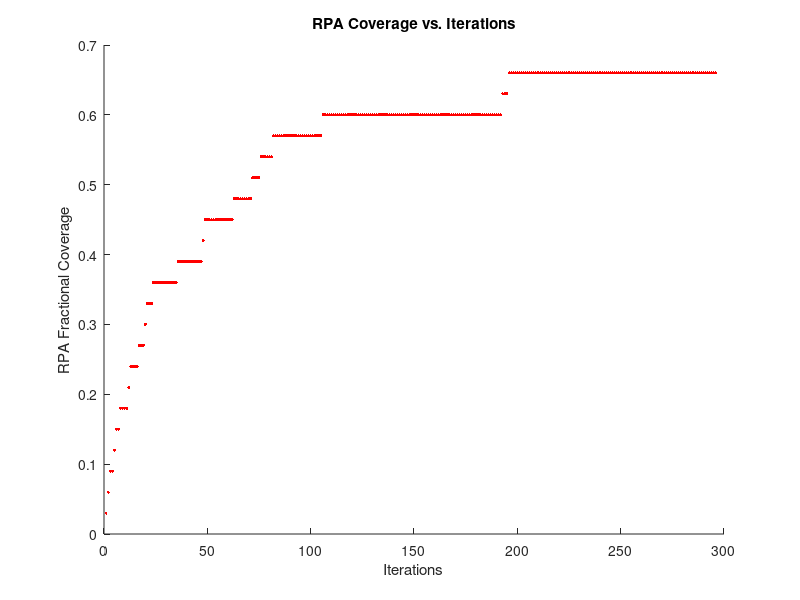

The MATLAB script that drew this image:
clear all;
close all;

N = 1000;   %length of DNA lattice
DNA = zeros(1,N);
minIterations = 1000;    %minimum number of events that will occur in competition stage

% % % 1st STAGE % % % - Runs until maximum coverage of RPA
RPA_n = 30; %length of RPA molecule
RPA_BindProb = 0.5; %binding probability of RPA molecules

xRPA_Bound = 0;

RPAa_n = ceil(RPA_n/2); %size of A piece of RPA
RPAd_n = RPA_n-RPAa_n;  %size of D piece of RPA

Repetitions = 0;
RPA_Saturation = length(find(DNA~= 0))/N;
RPA_Equilibrium = 0;

while RPA_Equilibrium == 0
    RPA_BindSpot(Repetitions+1) = randi(N-(RPA_n-1));    %random location to attempt binding
    if DNA(RPA_BindSpot(Repetitions+1):RPA_BindSpot(Repetitions+1)+(RPA_n-1))==0 &  rand <= RPA_BindProb  %checks for free location and binding probability
        DNA(RPA_BindSpot(Repetitions+1):RPA_BindSpot(Repetitions+1)+(RPAa_n-1)) = 1; %binds RPA to lattice (A piece)
        DNA(RPA_BindSpot(Repetitions+1)+(RPAa_n):RPA_BindSpot(Repetitions+1)+(RPAa_n)+(RPAd_n-1)) = 3;    %D piece of RPA
        xRPA_Bound = xRPA_Bound+1;
        RPA_BindHist(Repetitions+1) = RPA_BindSpot(Repetitions+1);
    end
    BoundRPA(Repetitions+1) = xRPA_Bound;  %counts how many RPA molecules are currently bound
    RPA_Saturation(Repetitions+1) = length(find(DNA~= 0))/N;
    Repetitions = Repetitions+1;
    
    if Repetitions > 100    %equilibrium test
        if abs(RPA_Saturation(Repetitions-100)-RPA_Saturation(Repetitions)) <= (RPA_n/N)
            RPA_Equilibrium = 1;
        else
            RPA_Equilibrium = 0;
        end
    end
end
Final_RPA_Saturation = length(find(DNA~=0))/N;

x = 1:Repetitions;

figure();
scatter(x,RPA_Saturation,5,'r','filled');
xlabel('Iterations');
ylabel('RPA Fractional Coverage');
title('RPA Coverage vs. Iterations');